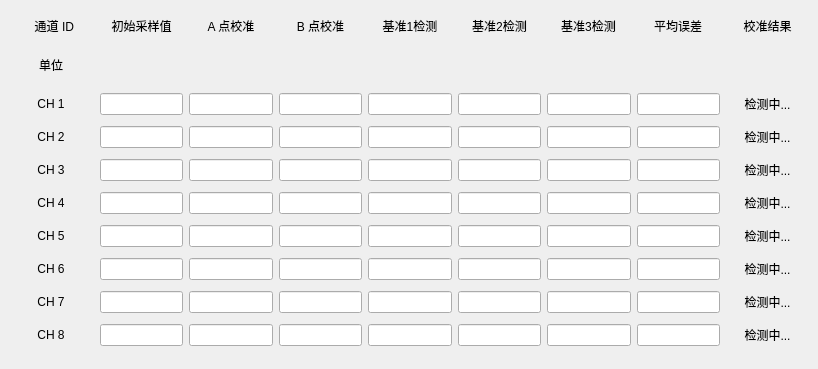
<?xml version="1.0" encoding="UTF-8"?>
<ui version="4.0">
 <class>widget_Calibration_Backstage</class>
 <widget class="QWidget" name="widget_Calibration_Backstage">
  <property name="geometry">
   <rect>
    <x>0</x>
    <y>0</y>
    <width>818</width>
    <height>369</height>
   </rect>
  </property>
  <property name="windowTitle">
   <string>Form</string>
  </property>
  <widget class="QWidget" name="layoutWidget">
   <property name="geometry">
    <rect>
     <x>8</x>
     <y>88</y>
     <width>801</width>
     <height>265</height>
    </rect>
   </property>
   <layout class="QGridLayout" name="gridLayout">
    <item row="0" column="0">
     <widget class="QLabel" name="label_Ch1">
      <property name="minimumSize">
       <size>
        <width>86</width>
        <height>0</height>
       </size>
      </property>
      <property name="text">
       <string>CH 1</string>
      </property>
      <property name="alignment">
       <set>Qt::AlignCenter</set>
      </property>
     </widget>
    </item>
    <item row="0" column="1">
     <widget class="QLineEdit" name="lineEdit_00"/>
    </item>
    <item row="0" column="2">
     <widget class="QLineEdit" name="lineEdit_10"/>
    </item>
    <item row="0" column="3">
     <widget class="QLineEdit" name="lineEdit_20"/>
    </item>
    <item row="0" column="4">
     <widget class="QLineEdit" name="lineEdit_30"/>
    </item>
    <item row="0" column="5">
     <widget class="QLineEdit" name="lineEdit_40"/>
    </item>
    <item row="0" column="6">
     <widget class="QLineEdit" name="lineEdit_50"/>
    </item>
    <item row="0" column="7">
     <widget class="QLineEdit" name="lineEdit_60"/>
    </item>
    <item row="0" column="8">
     <widget class="QLabel" name="label_Ch1_Result">
      <property name="sizePolicy">
       <sizepolicy hsizetype="Preferred" vsizetype="Preferred">
        <horstretch>0</horstretch>
        <verstretch>0</verstretch>
       </sizepolicy>
      </property>
      <property name="minimumSize">
       <size>
        <width>83</width>
        <height>0</height>
       </size>
      </property>
      <property name="text">
       <string>检测中...</string>
      </property>
      <property name="alignment">
       <set>Qt::AlignCenter</set>
      </property>
     </widget>
    </item>
    <item row="1" column="0">
     <widget class="QLabel" name="label_Ch2">
      <property name="text">
       <string>CH 2</string>
      </property>
      <property name="alignment">
       <set>Qt::AlignCenter</set>
      </property>
     </widget>
    </item>
    <item row="1" column="1">
     <widget class="QLineEdit" name="lineEdit_01"/>
    </item>
    <item row="1" column="2">
     <widget class="QLineEdit" name="lineEdit_11"/>
    </item>
    <item row="1" column="3">
     <widget class="QLineEdit" name="lineEdit_21"/>
    </item>
    <item row="1" column="4">
     <widget class="QLineEdit" name="lineEdit_31"/>
    </item>
    <item row="1" column="5">
     <widget class="QLineEdit" name="lineEdit_41"/>
    </item>
    <item row="1" column="6">
     <widget class="QLineEdit" name="lineEdit_51"/>
    </item>
    <item row="1" column="7">
     <widget class="QLineEdit" name="lineEdit_61"/>
    </item>
    <item row="1" column="8">
     <widget class="QLabel" name="label_Ch2_Result">
      <property name="text">
       <string>检测中...</string>
      </property>
      <property name="alignment">
       <set>Qt::AlignCenter</set>
      </property>
     </widget>
    </item>
    <item row="2" column="0">
     <widget class="QLabel" name="label_Ch3">
      <property name="text">
       <string>CH 3</string>
      </property>
      <property name="alignment">
       <set>Qt::AlignCenter</set>
      </property>
     </widget>
    </item>
    <item row="2" column="1">
     <widget class="QLineEdit" name="lineEdit_02"/>
    </item>
    <item row="2" column="2">
     <widget class="QLineEdit" name="lineEdit_12"/>
    </item>
    <item row="2" column="3">
     <widget class="QLineEdit" name="lineEdit_22"/>
    </item>
    <item row="2" column="4">
     <widget class="QLineEdit" name="lineEdit_32"/>
    </item>
    <item row="2" column="5">
     <widget class="QLineEdit" name="lineEdit_42"/>
    </item>
    <item row="2" column="6">
     <widget class="QLineEdit" name="lineEdit_52"/>
    </item>
    <item row="2" column="7">
     <widget class="QLineEdit" name="lineEdit_62"/>
    </item>
    <item row="2" column="8">
     <widget class="QLabel" name="label_Ch3_Result">
      <property name="text">
       <string>检测中...</string>
      </property>
      <property name="alignment">
       <set>Qt::AlignCenter</set>
      </property>
     </widget>
    </item>
    <item row="3" column="0">
     <widget class="QLabel" name="label_Ch4">
      <property name="text">
       <string>CH 4</string>
      </property>
      <property name="alignment">
       <set>Qt::AlignCenter</set>
      </property>
     </widget>
    </item>
    <item row="3" column="1">
     <widget class="QLineEdit" name="lineEdit_03"/>
    </item>
    <item row="3" column="2">
     <widget class="QLineEdit" name="lineEdit_13"/>
    </item>
    <item row="3" column="3">
     <widget class="QLineEdit" name="lineEdit_23"/>
    </item>
    <item row="3" column="4">
     <widget class="QLineEdit" name="lineEdit_33"/>
    </item>
    <item row="3" column="5">
     <widget class="QLineEdit" name="lineEdit_43"/>
    </item>
    <item row="3" column="6">
     <widget class="QLineEdit" name="lineEdit_53"/>
    </item>
    <item row="3" column="7">
     <widget class="QLineEdit" name="lineEdit_63"/>
    </item>
    <item row="3" column="8">
     <widget class="QLabel" name="label_Ch4_Result">
      <property name="text">
       <string>检测中...</string>
      </property>
      <property name="alignment">
       <set>Qt::AlignCenter</set>
      </property>
     </widget>
    </item>
    <item row="4" column="0">
     <widget class="QLabel" name="label_Ch5">
      <property name="text">
       <string>CH 5</string>
      </property>
      <property name="alignment">
       <set>Qt::AlignCenter</set>
      </property>
     </widget>
    </item>
    <item row="4" column="1">
     <widget class="QLineEdit" name="lineEdit_04"/>
    </item>
    <item row="4" column="2">
     <widget class="QLineEdit" name="lineEdit_14"/>
    </item>
    <item row="4" column="3">
     <widget class="QLineEdit" name="lineEdit_24"/>
    </item>
    <item row="4" column="4">
     <widget class="QLineEdit" name="lineEdit_34"/>
    </item>
    <item row="4" column="5">
     <widget class="QLineEdit" name="lineEdit_44"/>
    </item>
    <item row="4" column="6">
     <widget class="QLineEdit" name="lineEdit_54"/>
    </item>
    <item row="4" column="7">
     <widget class="QLineEdit" name="lineEdit_64"/>
    </item>
    <item row="4" column="8">
     <widget class="QLabel" name="label_Ch5_Result">
      <property name="text">
       <string>检测中...</string>
      </property>
      <property name="alignment">
       <set>Qt::AlignCenter</set>
      </property>
     </widget>
    </item>
    <item row="5" column="0">
     <widget class="QLabel" name="label_Ch6">
      <property name="text">
       <string>CH 6</string>
      </property>
      <property name="alignment">
       <set>Qt::AlignCenter</set>
      </property>
     </widget>
    </item>
    <item row="5" column="1">
     <widget class="QLineEdit" name="lineEdit_05"/>
    </item>
    <item row="5" column="2">
     <widget class="QLineEdit" name="lineEdit_15"/>
    </item>
    <item row="5" column="3">
     <widget class="QLineEdit" name="lineEdit_25"/>
    </item>
    <item row="5" column="4">
     <widget class="QLineEdit" name="lineEdit_35"/>
    </item>
    <item row="5" column="5">
     <widget class="QLineEdit" name="lineEdit_45"/>
    </item>
    <item row="5" column="6">
     <widget class="QLineEdit" name="lineEdit_55"/>
    </item>
    <item row="5" column="7">
     <widget class="QLineEdit" name="lineEdit_65"/>
    </item>
    <item row="5" column="8">
     <widget class="QLabel" name="label_Ch6_Result">
      <property name="text">
       <string>检测中...</string>
      </property>
      <property name="alignment">
       <set>Qt::AlignCenter</set>
      </property>
     </widget>
    </item>
    <item row="6" column="0">
     <widget class="QLabel" name="label_Ch7">
      <property name="text">
       <string>CH 7</string>
      </property>
      <property name="alignment">
       <set>Qt::AlignCenter</set>
      </property>
     </widget>
    </item>
    <item row="6" column="1">
     <widget class="QLineEdit" name="lineEdit_06"/>
    </item>
    <item row="6" column="2">
     <widget class="QLineEdit" name="lineEdit_16"/>
    </item>
    <item row="6" column="3">
     <widget class="QLineEdit" name="lineEdit_26"/>
    </item>
    <item row="6" column="4">
     <widget class="QLineEdit" name="lineEdit_36"/>
    </item>
    <item row="6" column="5">
     <widget class="QLineEdit" name="lineEdit_46"/>
    </item>
    <item row="6" column="6">
     <widget class="QLineEdit" name="lineEdit_56"/>
    </item>
    <item row="6" column="7">
     <widget class="QLineEdit" name="lineEdit_66"/>
    </item>
    <item row="6" column="8">
     <widget class="QLabel" name="label_Ch7_Result">
      <property name="text">
       <string>检测中...</string>
      </property>
      <property name="alignment">
       <set>Qt::AlignCenter</set>
      </property>
     </widget>
    </item>
    <item row="7" column="0">
     <widget class="QLabel" name="label_Ch8">
      <property name="text">
       <string>CH 8</string>
      </property>
      <property name="alignment">
       <set>Qt::AlignCenter</set>
      </property>
     </widget>
    </item>
    <item row="7" column="1">
     <widget class="QLineEdit" name="lineEdit_07"/>
    </item>
    <item row="7" column="2">
     <widget class="QLineEdit" name="lineEdit_17"/>
    </item>
    <item row="7" column="3">
     <widget class="QLineEdit" name="lineEdit_27"/>
    </item>
    <item row="7" column="4">
     <widget class="QLineEdit" name="lineEdit_37"/>
    </item>
    <item row="7" column="5">
     <widget class="QLineEdit" name="lineEdit_47"/>
    </item>
    <item row="7" column="6">
     <widget class="QLineEdit" name="lineEdit_57"/>
    </item>
    <item row="7" column="7">
     <widget class="QLineEdit" name="lineEdit_67"/>
    </item>
    <item row="7" column="8">
     <widget class="QLabel" name="label_Ch8_Result">
      <property name="text">
       <string>检测中...</string>
      </property>
      <property name="alignment">
       <set>Qt::AlignCenter</set>
      </property>
     </widget>
    </item>
   </layout>
  </widget>
  <widget class="QWidget" name="layoutWidget">
   <property name="geometry">
    <rect>
     <x>8</x>
     <y>9</y>
     <width>801</width>
     <height>33</height>
    </rect>
   </property>
   <layout class="QGridLayout" name="gridLayout_2">
    <item row="0" column="0">
     <widget class="QLabel" name="label_Ch_Id">
      <property name="minimumSize">
       <size>
        <width>86</width>
        <height>0</height>
       </size>
      </property>
      <property name="text">
       <string>  通道 ID</string>
      </property>
      <property name="alignment">
       <set>Qt::AlignCenter</set>
      </property>
     </widget>
    </item>
    <item row="0" column="1">
     <widget class="QLabel" name="label_Init">
      <property name="text">
       <string>初始采样值</string>
      </property>
      <property name="alignment">
       <set>Qt::AlignCenter</set>
      </property>
     </widget>
    </item>
    <item row="0" column="2">
     <widget class="QLabel" name="label_CaliA">
      <property name="text">
       <string>A 点校准</string>
      </property>
      <property name="alignment">
       <set>Qt::AlignCenter</set>
      </property>
     </widget>
    </item>
    <item row="0" column="3">
     <widget class="QLabel" name="label_CaliB">
      <property name="text">
       <string>B 点校准</string>
      </property>
      <property name="alignment">
       <set>Qt::AlignCenter</set>
      </property>
     </widget>
    </item>
    <item row="0" column="4">
     <widget class="QLabel" name="label_Bench1">
      <property name="text">
       <string>基准1检测</string>
      </property>
      <property name="alignment">
       <set>Qt::AlignCenter</set>
      </property>
     </widget>
    </item>
    <item row="0" column="5">
     <widget class="QLabel" name="label_Bench2">
      <property name="text">
       <string>基准2检测</string>
      </property>
      <property name="alignment">
       <set>Qt::AlignCenter</set>
      </property>
     </widget>
    </item>
    <item row="0" column="6">
     <widget class="QLabel" name="label_Bench3">
      <property name="text">
       <string>基准3检测</string>
      </property>
      <property name="alignment">
       <set>Qt::AlignCenter</set>
      </property>
     </widget>
    </item>
    <item row="0" column="7">
     <widget class="QLabel" name="label_Error">
      <property name="text">
       <string>平均误差</string>
      </property>
      <property name="alignment">
       <set>Qt::AlignCenter</set>
      </property>
     </widget>
    </item>
    <item row="0" column="8">
     <widget class="QLabel" name="label_Result">
      <property name="text">
       <string>校准结果</string>
      </property>
      <property name="alignment">
       <set>Qt::AlignCenter</set>
      </property>
     </widget>
    </item>
   </layout>
  </widget>
  <widget class="QWidget" name="layoutWidget">
   <property name="geometry">
    <rect>
     <x>8</x>
     <y>48</y>
     <width>801</width>
     <height>33</height>
    </rect>
   </property>
   <layout class="QGridLayout" name="gridLayout_4">
    <item row="0" column="0">
     <widget class="QLabel" name="label_Unit_Show">
      <property name="minimumSize">
       <size>
        <width>86</width>
        <height>0</height>
       </size>
      </property>
      <property name="text">
       <string>单位</string>
      </property>
      <property name="alignment">
       <set>Qt::AlignCenter</set>
      </property>
     </widget>
    </item>
    <item row="0" column="1">
     <widget class="QLabel" name="label_Unit1">
      <property name="text">
       <string/>
      </property>
      <property name="alignment">
       <set>Qt::AlignCenter</set>
      </property>
     </widget>
    </item>
    <item row="0" column="2">
     <widget class="QLabel" name="label_Unit2">
      <property name="text">
       <string/>
      </property>
      <property name="alignment">
       <set>Qt::AlignCenter</set>
      </property>
     </widget>
    </item>
    <item row="0" column="3">
     <widget class="QLabel" name="label_Unit3">
      <property name="text">
       <string/>
      </property>
      <property name="alignment">
       <set>Qt::AlignCenter</set>
      </property>
     </widget>
    </item>
    <item row="0" column="4">
     <widget class="QLabel" name="label_Unit4">
      <property name="text">
       <string/>
      </property>
      <property name="alignment">
       <set>Qt::AlignCenter</set>
      </property>
     </widget>
    </item>
    <item row="0" column="5">
     <widget class="QLabel" name="label_Unit5">
      <property name="text">
       <string/>
      </property>
      <property name="alignment">
       <set>Qt::AlignCenter</set>
      </property>
     </widget>
    </item>
    <item row="0" column="6">
     <widget class="QLabel" name="label_Unit6">
      <property name="text">
       <string/>
      </property>
      <property name="alignment">
       <set>Qt::AlignCenter</set>
      </property>
     </widget>
    </item>
    <item row="0" column="7">
     <widget class="QLabel" name="label_Unit7">
      <property name="text">
       <string/>
      </property>
      <property name="alignment">
       <set>Qt::AlignCenter</set>
      </property>
     </widget>
    </item>
    <item row="0" column="8">
     <widget class="QLabel" name="label_43">
      <property name="text">
       <string/>
      </property>
      <property name="alignment">
       <set>Qt::AlignCenter</set>
      </property>
     </widget>
    </item>
   </layout>
  </widget>
 </widget>
 <resources/>
 <connections/>
</ui>
